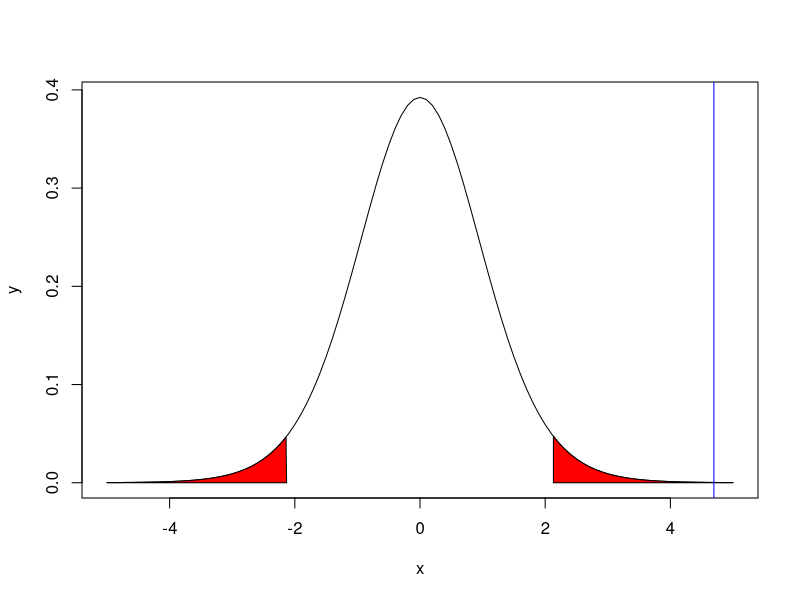

Source code (R):
stiffness <- c(11, 12, 15, 14, 17, 20, 18, 14, 18, 11, 17, 14, 16, 13, 15, 19)
tresult <- t.test(stiffness,mu=12)
tresult

t95 <- qt(0.975,df=15)
t95

(1-pt(4.695,df=15))*2

x <- seq(-5,5,0.1)
y <- dt(x,df=15)
plot(x,y,type='l')
x <- seq(-5,-t95,0.01)
y <- dt(x,df=15)
polygon(c(x,-t95,-5),c(y,0,0),col='red',border='black')
x <- seq(t95,5,0.01)
y <- dt(x,df=15)
polygon(c(x,5,t95),c(y,0,0),col='red',border='black')
abline(v=tresult$statistic,col='blue')

korea <- c(22, 19, 16, 17, 19, 16, 26, 24, 18, 19, 13, 16, 22, 18, 19, 22, 19, 26)
seoul <- c(22, 20, 28, 24, 22, 28, 22, 19, 25, 21, 23, 24, 23, 23, 29, 23)
df1 <- data.frame(stiffness=korea)
df1[['company']] <- 'korea'
df2 <- data.frame(stiffness=seoul)
df2[['company']] <- 'seoul'
df <- rbind(df1,df2)
df[['company']] = as.factor(df[['company']])
df

library('car')

lv <- leveneTest(stiffness~company,center=mean,data=df)
lv

t.test(korea,seoul,var.equal=F)

tresult2 <- t.test(korea,seoul,var.equal=T)
tresult2

qt(0.975,df=32)
pt(-3.6008,df=32)*2

ex1 <- c(76,57,72,47,52,76,64,64,66,57,38,58)
ex2 <- c(89,60,71,65,60,70,71,69,68,66,50,62)
result4 <- t.test(ex1,ex2,paired=TRUE)
result4

qt(0.975,df=11)

pt(-3.2832,df=11)*2

c <- c(3.6,4.1,4.0,3.1,3.2,3.9,3.2,3.5,3.5,3.5,3.8,3.8)
df <- data.frame(cholesterol=c)
df[['company']] <- rep(LETTERS[1:4],each=3)
df

av <- aov(df[['cholesterol']]~df[['company']])
summary(av)

qf(0.95,df1=3,df2=8)

1-pf(2.25,df1=3,df2=8)

str(table(df))

tbl <- rbind(c(457,446),c(43,54))
tbl <- as.table(tbl)
dimnames(tbl)<-list(c('모른다','알고있다'),c('남자','여자'))
names(dimnames(tbl)) <- c('응답','성별')
tbl

chisq.test(tbl)

qchisq(0.95,df=1)

1-pchisq(1.1417,df=1)

tbl <- rbind(c(28,36,11),c(22,44,9))
tbl <- as.table(tbl)
dimnames(tbl)<-list(c('참석','불참'),c('1학년','2학년','3학년'))
names(dimnames(tbl)) <- c('응답','학년')
tbl

chisq.test(tbl)

qchisq(0.95,df=2)

1-pchisq(1.72,df=2)

tbl <- rbind(c(20,6,7,9),c(6,33,14,7),c(9,7,29,8),c(8,8,10,24))
tbl <- as.table(tbl)
dimnames(tbl)<-list(c('스포츠','독서','음악','영화'),
                    c('1학년','2학년','3학년','4학년'))
names(dimnames(tbl)) <- c('취미','학년')
tbl

chisq.test(tbl)

qchisq(0.95,df=9)

1-pchisq(79.454,df=9)


